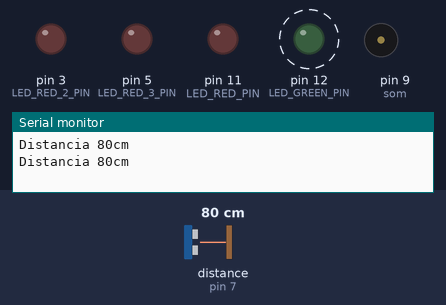
This sketch was run on a simulated Arduino Uno, built with avr-gcc and run on an emulated ATmega328P. Parts: output pins drawn as LEDs (lit = HIGH), buzzer (waves = sounding), the last lines printed to the serial monitor. Dashed ring = blinking. Inputs (shaded band) come from the test bench; at power-on: distance to the obstacle (sensor on pin 7) 80 cm. The echo pulse lasts 58.3 µs per cm; pins used as bus, display or sensor lines are not drawn.

Above: at 2.3 s.
2.4 s: distance to the obstacle (sensor on pin 7) set to 22 cm
5.9 s: distance to the obstacle (sensor on pin 7) set to 17 cm
At 7.3 s:
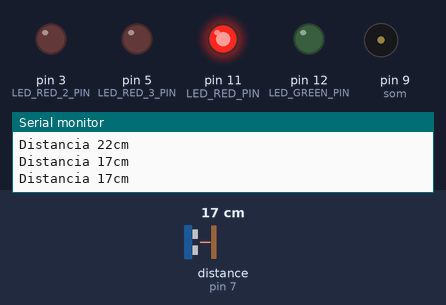
8.0 s: distance to the obstacle (sensor on pin 7) set to 13 cm
At 9.0 s:
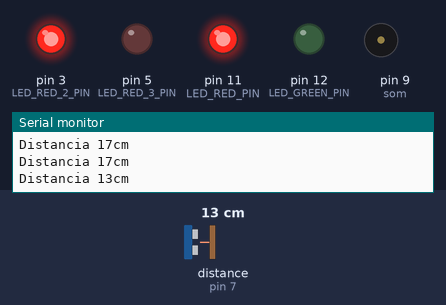
10.1 s: distance to the obstacle (sensor on pin 7) set to 11 cm
12.2 s: distance to the obstacle (sensor on pin 7) set to 8 cm
At 14.2 s:
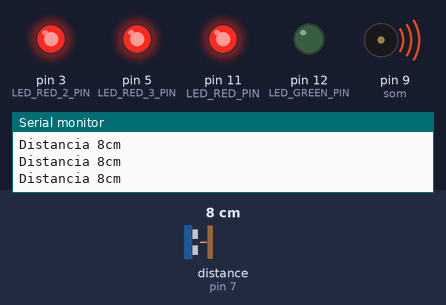
14.5 s: distance to the obstacle (sensor on pin 7) set to 35 cm
At 15.4 s:
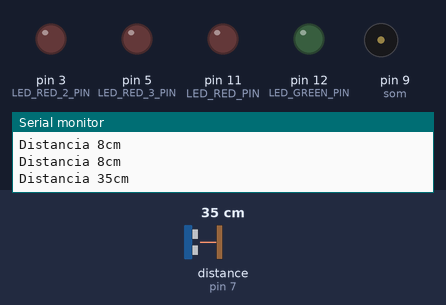
Timing chart, 0 to 20.5 s (numbered marks = the images above; inputs shaded):
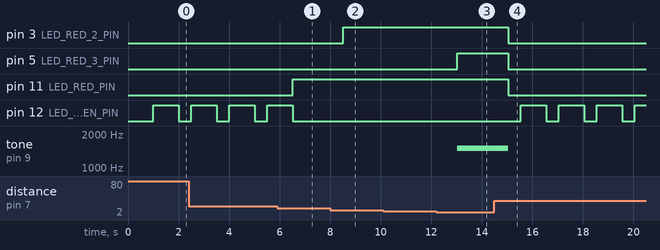

Measured:
- the behaviour switches between 20 and 19 cm on distance to the obstacle (sensor on pin 7) (found by bisection; images 0 and 1)
- the behaviour switches between 15 and 14 cm on distance to the obstacle (sensor on pin 7) (found by bisection; images 1 and 2)
- the behaviour switches between 10 and 9 cm on distance to the obstacle (sensor on pin 7) (found by bisection; images 2 and 3)
- after the input at 5.9 s, pin 11 (LED_RED_PIN): LOW → HIGH after 0.62 s; pin 12 (LED_GREEN_PIN): goes on until 6.5 s, then stays LOW
- after the input at 8.0 s, pin 3 (LED_RED_2_PIN): LOW → HIGH after 0.52 s
- after the input at 12.2 s, pin 5 (LED_RED_3_PIN): LOW → HIGH after 0.84 s; tone on pin 9 (som): silent → 1500 Hz after 0.84 s
- after the input at 14.5 s, pin 3 (LED_RED_2_PIN), pin 5 (LED_RED_3_PIN), pin 11 (LED_RED_PIN): HIGH → LOW after 0.55 s; pin 12 (LED_GREEN_PIN): alternates HIGH for 1.0 s and LOW for 0.50 s, starting after 1.0 s; tone on pin 9 (som): 1500 Hz → silent after 0.55 s
- by itself, pin 12 (LED_GREEN_PIN): alternates HIGH for 1.0 s and LOW for 0.50 s

The sketch:

SensorUltrasonicoSimplesSerial.ino
```cpp
#include "Ultrasonic.h"  //INCLUSÃO DA BIBLIOTECA NECESSÁRIA PARA FUNCIONAMENTO DO CÓDIGO
#define som 9
#define LED_RED_PIN 11
#define LED_GREEN_PIN 12
#define LED_RED_2_PIN 3
#define LED_RED_3_PIN 5

const int echoPin = 7;  //PINO DIGITAL UTILIZADO PELO HC-SR04 ECHO(RECEBE)
const int trigPin = 6;  //PINO DIGITAL UTILIZADO PELO HC-SR04 TRIG(ENVIA)

Ultrasonic ultrasonic(trigPin, echoPin);

int distancia;
String result;

void setup() {
  pinMode(echoPin, INPUT);
  pinMode(trigPin, OUTPUT);
  pinMode(LED_RED_PIN, OUTPUT);
  pinMode(LED_RED_2_PIN, OUTPUT);
  pinMode(LED_RED_3_PIN, OUTPUT);
  pinMode(LED_GREEN_PIN, OUTPUT);
  Serial.begin(9600);
}
void loop() {

  hcsr04();
  Serial.print("Distancia ");
  Serial.print(result);
  Serial.println("cm");
  validateDistanceForSound(distancia);
}
//MÉTODO RESPONSÁVEL POR CALCULAR A DISTÂNCIA
void hcsr04() {
  digitalWrite(trigPin, LOW);
  delayMicroseconds(2);
  digitalWrite(trigPin, HIGH);
  delayMicroseconds(10);
  digitalWrite(trigPin, LOW);

  distancia = (ultrasonic.read(CM));
  result = String(distancia);
  delay(500);
}

void validateDistanceForSound(int distancia) {
  if (distancia < 10) {
    tone(som, 1500, 1500);
    digitalWrite(LED_RED_PIN, HIGH);
    digitalWrite(LED_RED_2_PIN, HIGH);
    digitalWrite(LED_RED_3_PIN, HIGH);
    digitalWrite(LED_GREEN_PIN, LOW);
  }else if(distancia < 15){
    digitalWrite(LED_RED_PIN, HIGH);
    digitalWrite(LED_RED_2_PIN, HIGH);
    digitalWrite(LED_RED_3_PIN, LOW);
    digitalWrite(LED_GREEN_PIN, LOW);
  }else if(distancia < 20) {
    digitalWrite(LED_RED_PIN, HIGH);
    digitalWrite(LED_RED_2_PIN, LOW);
    digitalWrite(LED_RED_3_PIN, LOW);
    digitalWrite(LED_GREEN_PIN, LOW);
  } else {
    tone(som, 0, 1500);
    digitalWrite(LED_RED_PIN, LOW);
    digitalWrite(LED_RED_2_PIN, LOW);
    digitalWrite(LED_RED_3_PIN, LOW);
    digitalWrite(LED_GREEN_PIN, LOW);
    delay(500);
    digitalWrite(LED_GREEN_PIN, HIGH);
    delay(500);
  }
}
```
